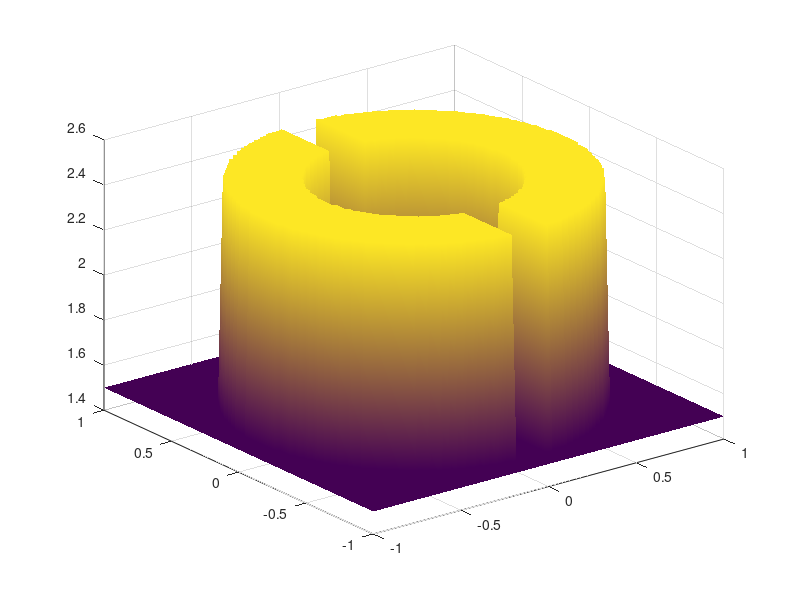

Reproduce this figure in MATLAB. (Note: this script raises an error after producing the figure.)
function multimat_dif
% This function solves the nonlinear multibang control problem
%  min 1/2 \|y-yd\|^2 +
%    alpha/2\sum_i\int((u_i+u_{i+1})u(x)-u_iu_{i+1})\chi_{[u_i,u_{i+1}]}
%      s.t. -\div(Gu \grad y) = f, u_1 <= u(x) <= u_d
% using the approach described in the paper
%    "A convex analysis approach to multi-material topology optimization"
% by Christian Clason and Karl Kunisch, see
% http://math.uni-graz.at/mobis/publications/SFB-Report-2015-011.pdf.
%
% June 1, 2015               Christian Clason <christian.clason@uni-due.de>
%                                                     http://udue.de/clason

%% setup
% problem parameters
N     = 128;                 % number of nodes per dimension
maxit = 300;                 % max number of Newton steps
alpha = 1e-3;                % control cost parameter (L^2)
tmin  = 1e-6;                % minimal step length
ub = [1.5 1.75 2 2.25 2.5]'; % vector of control states
d  = length(ub);             % number of control states

% uniform grid
x       = linspace(-1,1,N)';     % spatial grid points (uniform in x,y)
[xx,yy] = meshgrid(x);           % coordinates of nodes
h       = (x(2)-x(1));           % grid size
N2      = N*N;
tplot = @(n,f,s) tplot_(n,f,s,N,xx,yy);

% operators (first-order finite differences)
I  = speye(N2,N2);
D1 = spdiags(ones(N,1)*[-1 1]/h,0:1,N,N);
Dx = kron(D1,speye(N,N));  DxT = Dx';
Dy = kron(speye(N,N),D1);  DyT = Dy';
G1 = spdiags(ones(N,1)*[1 1 1]/6,-1:1,N,N);
G1(1,1) = 2/6; G1(end,end)= 2/6;
G  = kron(speye(N,N),G1)+kron(G1,speye(N,N));

% homogeneous Dirichlet conditions: modify matrix
bnod = unique(find(abs(xx)==1 | abs(yy)==1));
dd = ones(N2,1); dd(bnod) = 0; Dnod = spdiags(dd,0,N2,N2);
bc = @(A) Dnod*A*Dnod + (I-Dnod);

% precompute for convenience
D = [Dx;Dy];  DT = D';
dot = @(x,y) x(1:N2).*y(1:N2)+x(N2+1:end).*y(N2+1:end);
mat = @(x) spdiags(x,0,N2,N2);
mvc = @(x) spdiags([x;x],0,2*N2,2*N2);

% right-hand side
f = 10+0*xx(:);  f(bnod)=0;

% target obtained from reference coefficient
ue = 1.5+(xx.^2+yy.^2 < 3/4).*(xx.^2+yy.^2 > 1/4).*(xx>1/10)...
    +(xx.^2+yy.^2 < 3/4).*(xx.^2+yy.^2 > 1/4).*(xx<-1/10);
z  = bc(DT*mvc(G*ue(:))*D)\f;
tplot(1,ue,'reference');
tplot(2,z,'target');

%% compute control
% initialize iterates
y  = zeros(N2,1);                 % state variable
p  = zeros(N2,1);                 % dual variable
as = zeros(2*d-1,N2);             % active sets

% continuation
gamma = 1;
while gamma > 1e-12
    fprintf('\nCompute solution for gamma = %1.3e:\n',gamma);
    it = 1;    nold = 1e99;    tau = 1;    tflag = '';
    ga = 1+2*gamma/alpha;
    while true
        % update active sets
        as_old = as;
        q = -G*dot(D*y,D*p);
        % Q_i^gamma
        as(1,:) = (q < alpha/2*(ga*ub(1)+ub(2)));
        for i = 2:d-1
            as(i,:) = (q > alpha/2*(ub(i-1)+ga*ub(i))) & ...
                (q < alpha/2*(ga*ub(i)+ub(i+1)));
        end
        as(d,:) = (q > alpha/2*(ub(d-1)+ga*ub(d)));
        He = as(1:d,:)'*ub;
        % Q_i,i+1^gamma
        for i = 1:d-1
            as(d+i,:) = (q >= alpha/2*(ga*ub(i)+ub(i+1))) & ...
                (q <= alpha/2*(ga*ub(i+1)+ub(i)));
            He  = He + (q-alpha/2*(ub(i)+ub(i+1))).*as(d+i,:)'/gamma;
        end
        DHe = sum(as(d+1:end,:),1)'/gamma;
        
        % gradient
        Ae  = bc(DT*mvc(G*He)*D);
        rhs1 = Ae*p+y-z;   rhs1(bnod)=0;
        rhs2 = Ae*y-f;     rhs2(bnod)=0;
        rhs = -[rhs1;rhs2];
        nr  = norm(rhs);
        
        % line search
        if nr >= nold        % if no decrease: backtrack (never on first iteration)
            tau = tau/2;
            y = y - tau*dx(1:N2);
            p = p - tau*dx(1+N2:end);
            if tau < tmin    % accept non-monotone step
                tflag = 'n';
            else             % bypass rest of while loop; compute new gradient
                continue;
            end
        end
        
        % terminate Newton?
        update = nnz((as-as_old));
        fprintf('%i\t%d\t\t%1.3e\t%1.3e%c\n',...
            it,update,nr,tau,tflag);
        if update == 0 && nr < 1e-6  % success, solution found
            break;
        elseif it == maxit           % failure, too many iterations
            break;
        end
        
        % otherwise update information, continue
        it = it+1;   nold = nr;   tau = 1;   tflag = '';
        
        % Newton matrix
        DxP = mat(Dx*p);  DyP = mat(Dy*p);  DxY = mat(Dx*y);  DyY = mat(Dy*y);
        DHE = mat(DHe);
        App = bc(-(DxT*DxP+DyT*DyP)*G*DHE*G*(DxP*Dx+DyP*Dy));
        Ayy = bc(-(DxT*DxY+DyT*DyY)*G*DHE*G*(DxY*Dx+DyY*Dy));
        Apy = bc(-(DxT*DxY+DyT*DyY)*G*DHE*G*(DxP*Dx+DyP*Dy));
        Ayp = bc(-(DxT*DxP+DyT*DyP)*G*DHE*G*(DxY*Dx+DyY*Dy));
        C   = [I + App,  Ae + Ayp;    Ae + Apy,   Ayy];
        
        % semismooth Newton step
        dx = C\rhs;
        y = y + dx(1:N2);
        p = p + dx(1+N2:end);
    end % Newton
    
    % check convergence
    if it < maxit                      % converged: accept iterate
        u = He;                        % compute control from dual iterate
        tplot(3,G*u,'coefficient');    % plot coefficient
        regnodes = nnz(as(d+1:end,:)); % number of nodes in Q_i,i+1^gamma
        fprintf('Solution has %i node(s) in regularized active sets\n',regnodes);
        gamma = gamma/2;               % reduce gamma
    else                               % not converged: reject, terminate
        fprintf('Iterate rejected, returning u_gamma for gamma = %1.3e\n',gamma*2);
        break;
    end
    
end % continuation

%% plot results
tplot(3,G*u,'coefficient');
tplot(4,y,'state');
red_cost  = (norm(ue(:))-norm(u(:)))/norm(ue(:)); % relative reduction in control cost
red_track = norm(y(:)-z(:))/norm(z(:));           % relative reduction in tracking cost
fprintf('Relative reduction in control cost: %1.3e, tracking: %1.3e\n',red_cost,red_track);

end % main function


function tplot_(n,f,s,N,x,y)
figure(n);
surf(x,y,reshape(f,N,N));
shading interp; lighting phong; camlight headlight; alpha(0.8);
title(s); xlabel('x_1'); ylabel('x_2');
drawnow;
end % tplot_ function
